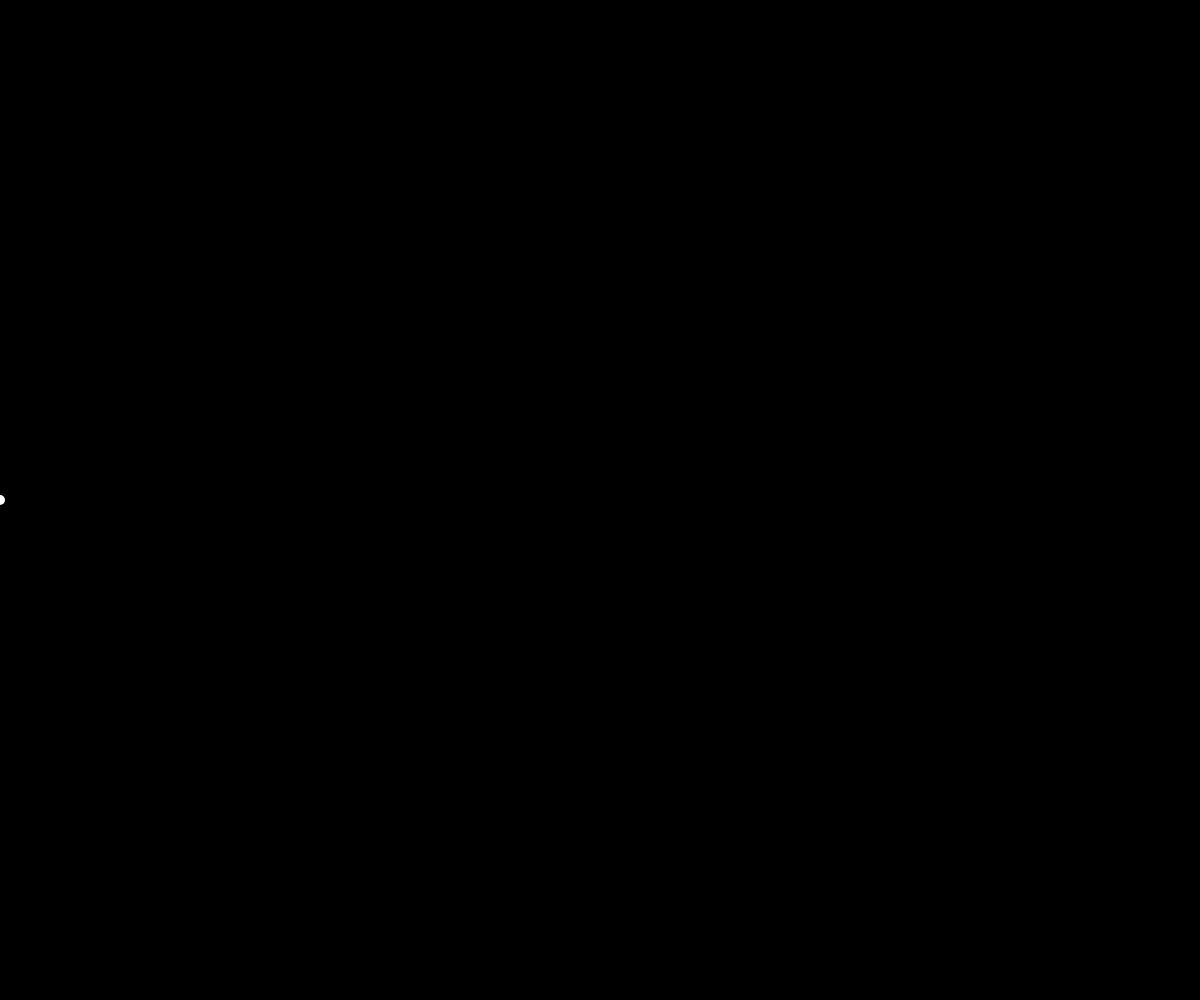
Frame 1 (no input)
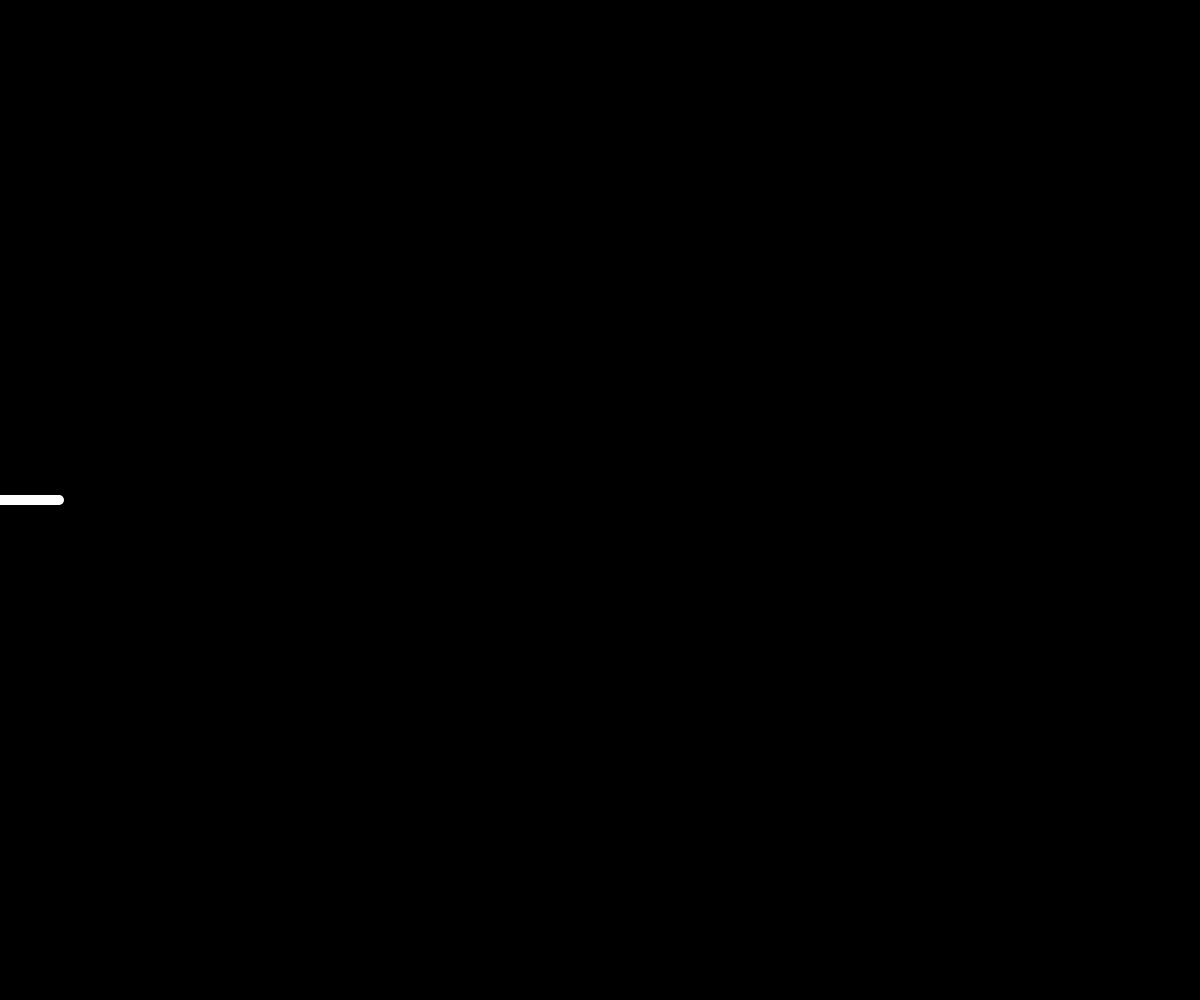
Frame 60 (no input)
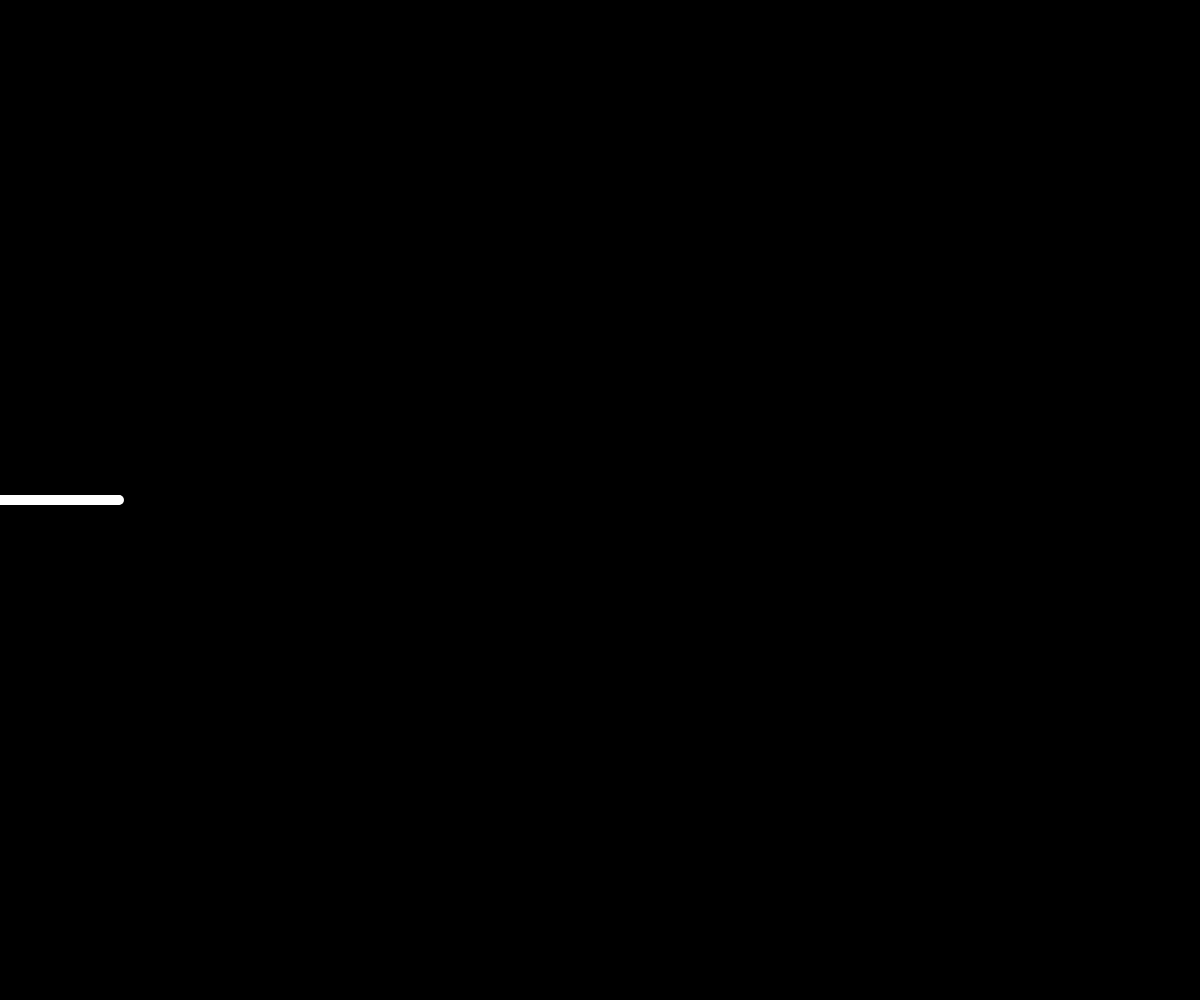
Frame 120 (the mouse pressed at the canvas centre since frame 60)

The p5.js sketch that drew these frames (run headless with seeded random() and noise() and a simulated clock; from frame 60 on, the mouse is pressed at the canvas centre):

// p5.js sketch
// ── sketch.js
var canvasX = innerWidth;
var canvasY = innerHeight;

var n = 0;
var x = 0;

var a = prompt("a = ");
var b = prompt("b = ");
var c = prompt("c = ");
var d = prompt("d = ");


function drawSinus(){

    noStroke();
    fill(255);

    ellipse(n, a*sin(b*x + c) + d*-1, 10, 10);

    if (n < canvasX + 10){
        n++;
        x = x + 0.05;
    }
}

function setup(){
    frameRate(120);
    createCanvas(canvasX, canvasY);
    background(0);
}


alert("Start?");

function draw(){

    translate(0, canvasY / 2);
    drawSinus();
    
    
}
